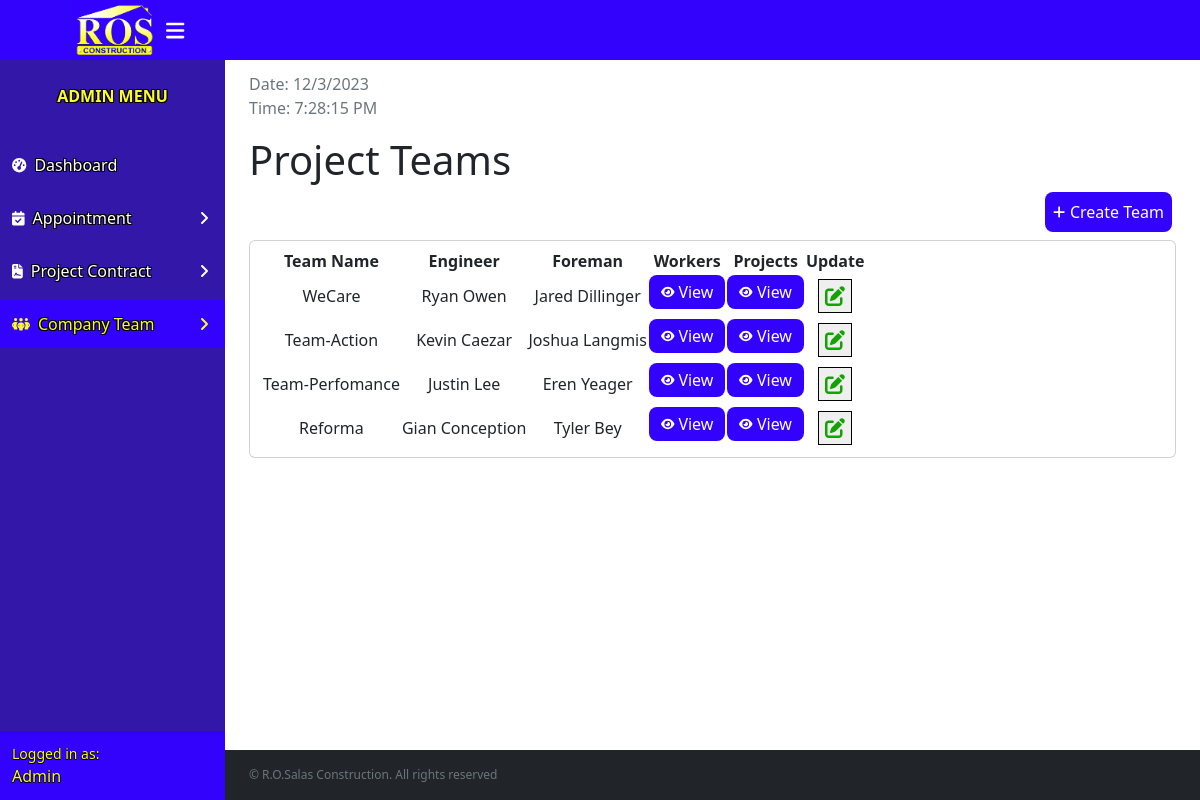
Before: /php/teamList.php (signed in) with the older database file.
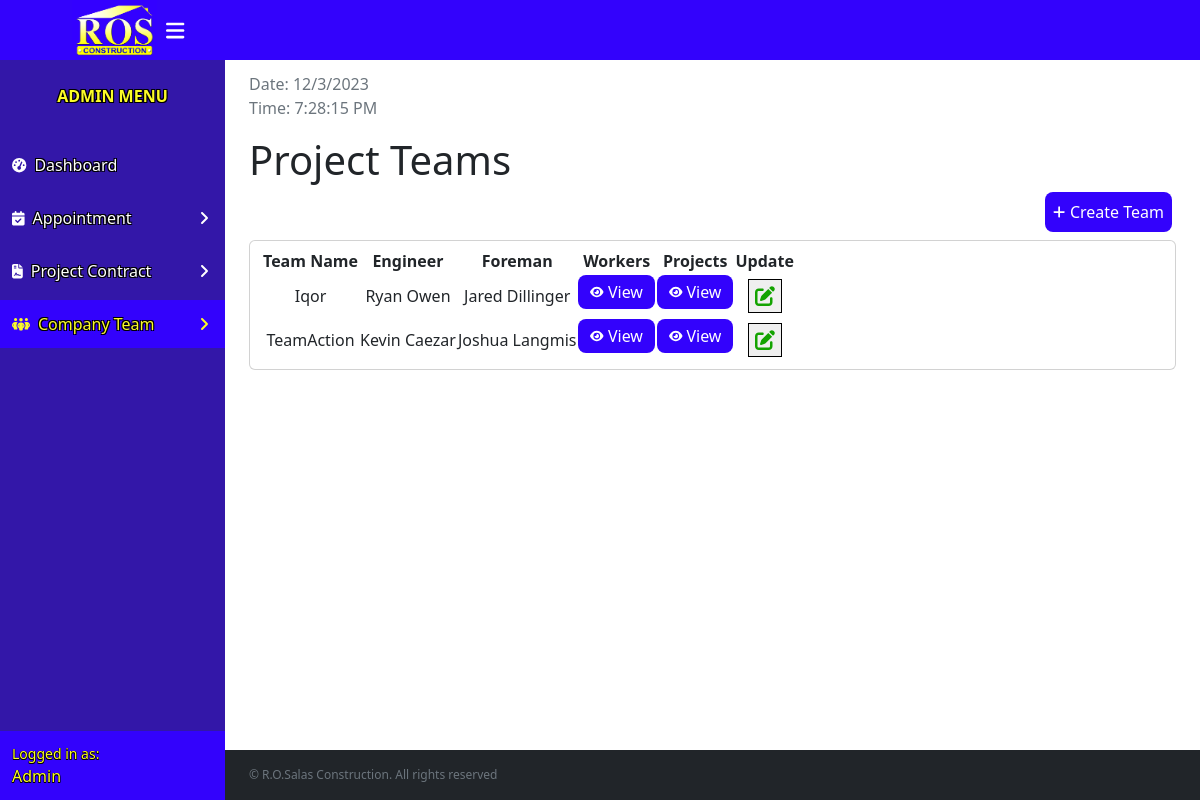
After: the same page with the newer database file.
### tables this page shows
CREATE TABLE `team` (
  `ID` int(11) NOT NULL,
  `teamName` varchar(255) NOT NULL,
  `projectID` int(11) DEFAULT NULL
);

CREATE TABLE `employee` (
  `ID` int(11) NOT NULL,
  `teamID` int(11) DEFAULT NULL,
  `fname` varchar(255) NOT NULL,
  `lname` varchar(255) NOT NULL,
  `number` varchar(128) NOT NULL,
  `gender` varchar(128) NOT NULL,
  `position` varchar(128) NOT NULL,
  `emp_img` varchar(255) NOT NULL
);

### php/teamList.php (the view, shortened to what the changed rows need)
<?php
include 'createTeam.php';
?>
<!DOCTYPE html>
<html lang="en">
<head>
    <link rel="stylesheet" href="../assets/css/bootstrap.min.css">
    <link rel="stylesheet" href="https://cdn.jsdelivr.net/npm/simple-datatables@7.3.0/dist/style.min.css">
    <link href="../assets/css/teamList.css" rel="stylesheet">
</head>
<body class="sb-nav-fixed">
    <div id="layoutSidenav">
        <div id="layoutSidenav_content">
            <main>
                <div class="container-fluid px-4">
                    <h1 class="mt-3 mb-2">Project Teams</h1>
                    <div class="card mb-4">
                        <div class="card-body">
                            <table id="datatablesSimple">
                                <thead>
                                    <tr>
                                        <th>Team Name</th>
                                        <th>Engineer</th>
                                        <th>Foreman</th>
                                        <th>Workers</th>
                                        <th>Projects</th>
                                        <th>Update</th>
                                    </tr>
                                </thead>
                                <tbody>
                                    <?php
                                    $query = "SELECT * FROM `team`";
                                    $result = mysqli_query($conn, $query);
                                    while ($row = mysqli_fetch_array($result)) {
                                        $teamID = $row['ID'];
                                        $teamName = $row["teamName"];
                                        $queryEngineer = "SELECT * FROM `employee` WHERE `teamID` = $teamID AND `position` = 'Engineer' ";
                                        $resultEngineer = mysqli_query($conn, $queryEngineer);
                                        if ($resultEngineer && mysqli_num_rows($resultEngineer) > 0) {
                                            $rowEngineer = mysqli_fetch_array($resultEngineer);
                                            $nameEngineer = $rowEngineer['fname'] . " " . $rowEngineer['lname'];
                                        } else {
                                            $engineerID = null;
                                            $nameEngineer = "Select a engineer";
                                        }
                                        $queryForeman = "SELECT * FROM `employee` WHERE `teamID` = $teamID AND `position` = 'Foreman' ";
                                        $resultForeman = mysqli_query($conn, $queryForeman);
                                        if ($resultForeman && mysqli_num_rows($resultForeman) > 0) {
                                            $rowForeman = mysqli_fetch_array($resultForeman);
                                            $nameForeman = $rowForeman['fname'] . " " . $rowForeman['lname'];
                                        } else {
                                            $foremanID = null;
                                            $nameForeman = "Select a foreman.";
                                        }
                                    ?>
                                        <tr>
                                            <td><?php echo $teamName; ?></td>
                                            <td> <?php echo $nameEngineer; ?></td>
                                            <td> <?php echo $nameForeman; ?></td>
                                            <td>
                                                <button class="add-btn fs-6" data-bs-toggle="modal" data-bs-target="#view-workers<?php echo $teamID; ?>">
                                                    <i class=" fa-solid fa-eye fa-xs me-1" style="color: #ffffff;"></i>View</button>
                                            </td>
                                            <td>
                                                <button class="add-btn fs-6" data-bs-toggle="modal" data-bs-target=#view-project<?php echo $teamID; ?>>
                                                    <i class=" fa-solid fa-eye fa-xs me-1" style="color: #ffffff;"></i>View</button>
                                            </td>
                                            <td>
                                                <button type="button" data-bs-toggle="modal" data-bs-target="#update-team<?php echo $teamID; ?> "><i class="fas fa-pen-to-square fa-lg" style="color: #13a300;"></i></button>
                                            </td>
                                        </tr>
                                    <?php
                                    }
                                    ?>
                                </tbody>
                            </table>
                        </div>
                    </div>
                </div>
            </main>
        </div>
    </div>
</body>
</html>

Changed rows visible on the page:
removed team: teamName "Team-Perfomance", employee.fname+lname "Justin Lee", employee.fname+lname "Eren Yeager"
removed team: teamName "Reforma", employee.fname+lname "Gian Conception", employee.fname+lname "Tyler Bey"
changed team "Ryan Owen": teamName "WeCare" → "Iqor"
changed team "Kevin Caezar": teamName "Team-Action" → "TeamAction"
